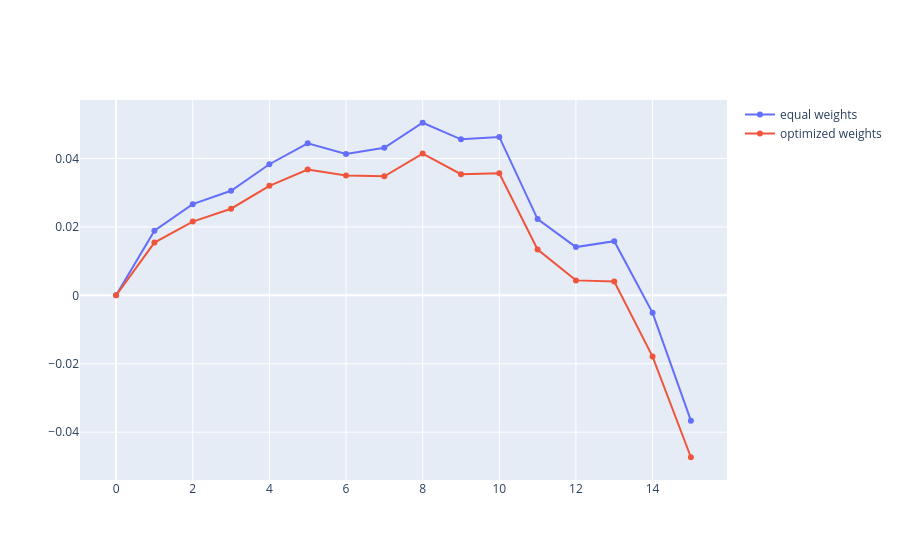

Here is the notebook cell this chart was saved with:
### Code cell
start_train = "2019-10-01"
end_train = "2020-02-01"
end_valid = "2020-03-01"

print(factors_total)

chosen_weights, results_optimized, results_eqw, modes, stress, turnover_values = stress_test(
    dfs, factors_total, start_train, end_train, end_valid
)
var_alpha, cvar, sharpe, sortino, cumulative_returns_opt, mean_return, md = results_optimized

print('OPTIMIZED WEIGHTS RESULTS')
print('chosen weights:', chosen_weights)
print('var:', var_alpha)
print('cvar:', cvar)
print('sharpe:', sharpe)
print('sortino:', sortino)
print('mean return:', mean_return)
print('maximum drawdown:', md)
print()

var_alpha, cvar, sharpe, sortino, cumulative_returns_eqw, mean_return, md = results_eqw

print('EQUAL WEIGHTS RESULTS')
print('var:', var_alpha)
print('cvar:', cvar)
print('sharpe:', sharpe)
print('sortino:', sortino)
print('mean return:', mean_return)
print('maximum drawdown:', md)
print()

print('turnover values:', turnover_values)
print('stress:', stress)

fig = go.Figure()
fig.add_trace(go.Scatter(x=list(range(len(cumulative_returns_eqw))), y=cumulative_returns_eqw, name="equal weights"))
fig.add_trace(go.Scatter(x=list(range(len(cumulative_returns_opt))), y=cumulative_returns_opt, name="optimized weights"))
fig.show()

### Figure 1 — Plotly figure (JSON) as saved in the notebook; plotly's stock layout.template omitted (floating-point values rounded to 4 significant figures)
{"data": [{"name": "equal weights", "type": "scatter", "x": [0, 1, 2, 3, 4, 5, 6, 7, 8, 9, 10, 11, 12, 13, 14, 15], "y": [0.0, 0.01887, 0.02666, 0.03058, 0.03833, 0.04443, 0.04134, 0.04315, 0.05045, 0.04561, 0.04631, 0.0223, 0.0141, 0.01582, -0.005115, -0.03664]}, {"name": "optimized weights", "type": "scatter", "x": [0, 1, 2, 3, 4, 5, 6, 7, 8, 9, 10, 11, 12, 13, 14, 15], "y": [0.0, 0.01544, 0.02157, 0.02532, 0.03202, 0.03675, 0.03502, 0.03481, 0.04144, 0.03541, 0.0357, 0.01338, 0.004373, 0.004031, -0.01789, -0.04733]}], "layout": {}}
